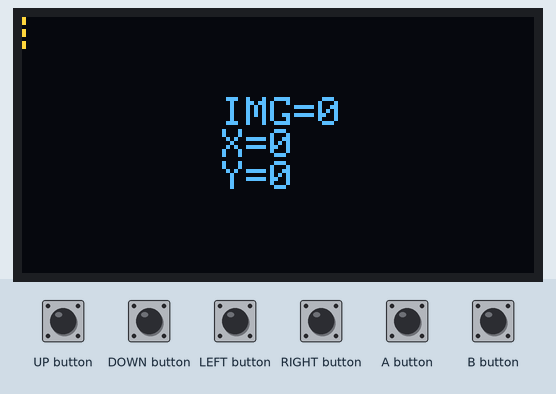
Simulated run of this sketch. Board: Arduboy, built with avr-gcc and run on an emulated ATmega32U4. Parts: 128×64 one-colour display. Inputs (shaded band) come from the test bench. The OLED is the two-colour kind (top 16 rows yellow).

Above: at 1.2 s.
1.3 s: UP button pressed for 0.15 s
At 2.4 s:
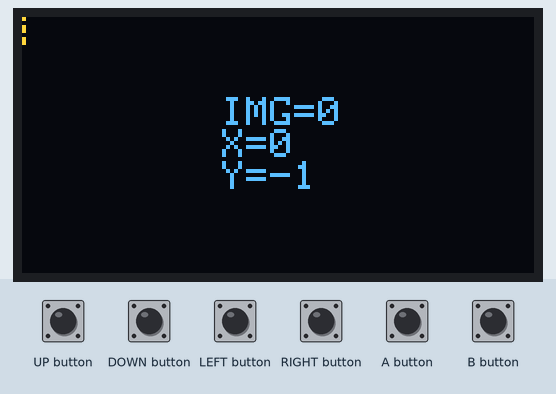
2.9 s: LEFT button pressed for 0.15 s
At 3.7 s:
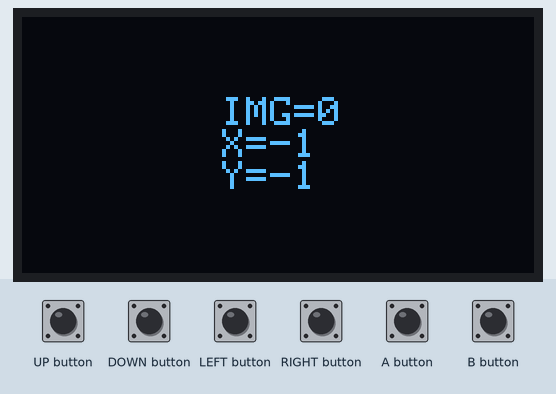
4.5 s: B button pressed for 0.15 s
At 5.1 s:
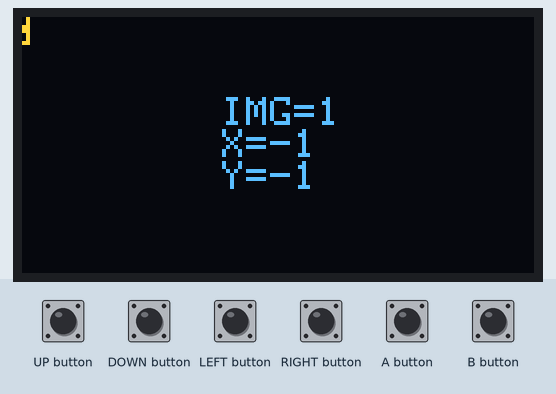
6.1 s: B button pressed for 1 s
At 6.5 s:
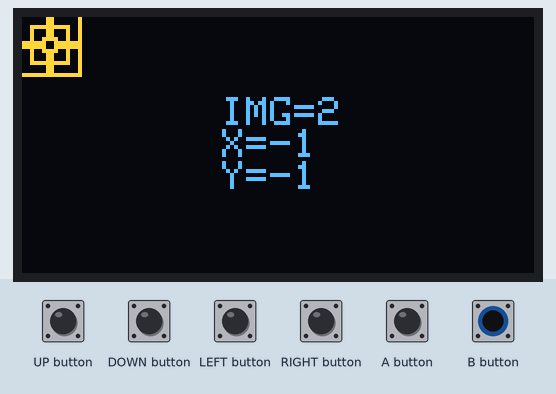
8.6 s: B button pressed for 0.15 s
At 9.2 s:
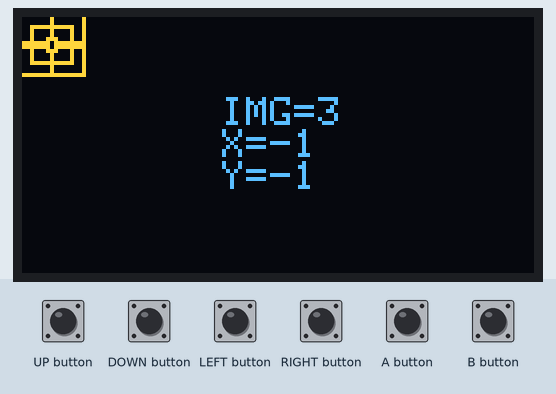
10.2 s: B button pressed for 0.15 s
At 11.6 s:
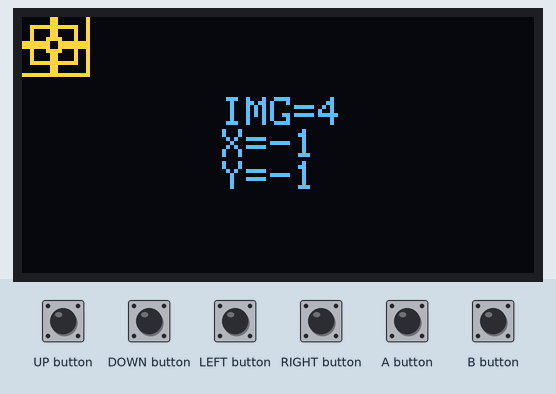
Timing chart, 0 to 12.8 s (numbered marks = the images above; inputs shaded):
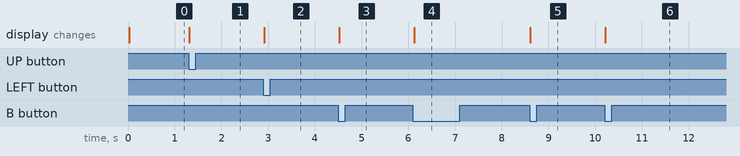

Measured:
- after the input at 1.3 s, the display: changes at once (image 1)
- after the input at 2.9 s, the display: changes at once (image 2)
- after the input at 4.5 s, the display: changes at once (image 3)
- after the input at 6.1 s, the display: changes at once (image 4)
- after the input at 8.6 s, the display: changes at once (image 5)
- after the input at 10.2 s, the display: changes at once (image 6)

The sketch:

drawPlusMask_test.ino
```cpp
// Arduboy2 library Sprites class drawCompressed() test

/*
To the extent possible under law, Scott Allen has waived all copyright and
related or neighboring rights to this program.
*/

/***************************************
Usage:
  B      Select sprite
  D-pad  Move sprite 1 pixel
 Hold A +
  B      Toggle 1 pixel border
  D-pad  Move sprite with repeat
***************************************/

#include <Arduboy2.h>
#include "images.h"

const uint8_t* image[] = {
  i1x8a,
  i3x8a,
  i16x16a,
  i17x16a,
  i18x16a,
  i19x16a,
  i20x16a,
  i21x16a,
  i22x16a,
  i23x16a,
  i128x64a
};
#define NUM_IMAGES 11

Arduboy2 arduboy;
Sprites sprites;

byte imgNum = 0;

int xPos = 0;
int yPos = 0;

boolean drawBorder = false;

void setup() {
  arduboy.begin();
  arduboy.setFrameRate(60);
}

void loop() {
  if (!arduboy.nextFrame()) {
    return;
  }

  arduboy.pollButtons();

  if (arduboy.justPressed(B_BUTTON)) {
    if (arduboy.pressed(A_BUTTON)) {
      drawBorder = !drawBorder;
    }
    else {
      if (imgNum == NUM_IMAGES - 1) {
        imgNum = 0;
      }
      else {
        imgNum++;
      }
    }
  }

  if (arduboy.justPressed(UP_BUTTON) ||
      arduboy.pressed(UP_BUTTON + A_BUTTON)) {
    yPos--;
  }
  if (arduboy.justPressed(DOWN_BUTTON) ||
      arduboy.pressed(DOWN_BUTTON + A_BUTTON)) {
    yPos++;
  }
  if (arduboy.justPressed(LEFT_BUTTON) ||
      arduboy.pressed(LEFT_BUTTON + A_BUTTON)) {
    xPos--;
  }
  if (arduboy.justPressed(RIGHT_BUTTON) ||
      arduboy.pressed(RIGHT_BUTTON + A_BUTTON)) {
    xPos++;
  }

  arduboy.clear();

  arduboy.setCursor(50, 20);
  arduboy.print("IMG=");
  arduboy.print(imgNum);
  arduboy.setCursor(50, 28);
  arduboy.print("X=");
  arduboy.print(xPos);
  arduboy.setCursor(50, 36);
  arduboy.print("Y=");
  arduboy.print(yPos);

  if (drawBorder) {
    arduboy.drawRect(0, 0, 128, 64);
  }

  sprites.drawPlusMask(xPos, yPos, image[imgNum], 0);

  arduboy.display();
}
```

Source omitted: images.h (data table, 16841 bytes)
